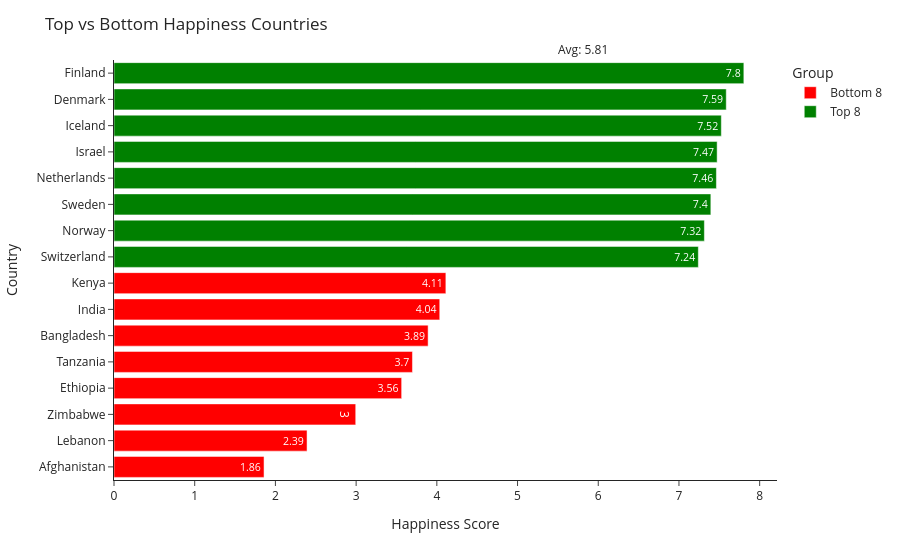

Source (notebook cell):
### Markdown cell above
## Task 2 — Top vs Bottom Countries

This chart compares the happiest and least happy countries.

### Code cell
# Top 8 happiest countries
top8 = df.nlargest(8, 'Ladder score')
top8['Group'] = 'Top 8'

# Bottom 8 countries
bottom8 = df.nsmallest(8, 'Ladder score')
bottom8['Group'] = 'Bottom 8'

# Combine
combined = pd.concat([top8, bottom8]).sort_values('Ladder score')

# Global average
global_avg = df['Ladder score'].mean()

# Plot
fig2 = px.bar(
    combined,
    x='Ladder score',
    y='Country name',
    orientation='h',
    color='Group',
    text=combined['Ladder score'].round(2),
    color_discrete_map={
        'Top 8': 'green',
        'Bottom 8': 'red'
    }
)

fig2.update_layout(
    title="Top vs Bottom Happiness Countries",
    xaxis_title="Happiness Score",
    yaxis_title="Country",
    template='simple_white'
)

# Add average line
fig2.add_vline(
    x=global_avg,
    line_dash="dash",
    line_color="black",
    annotation_text=f"Avg: {global_avg:.2f}",
    annotation_position="top"
)

fig2.show()

### Figure 1 — Plotly figure (JSON) as saved in the notebook; plotly's stock layout.template omitted (floating-point values rounded to 4 significant figures)
{"data": [{"hovertemplate": "Group=Bottom 8<br>Ladder score=%{x}<br>Country name=%{y}<br>text=%{text}<extra></extra>", "legendgroup": "Bottom 8", "marker": {"color": "red", "pattern": {"shape": ""}}, "name": "Bottom 8", "orientation": "h", "showlegend": true, "text": [1.86, 2.39, 3.0, 3.56, 3.7, 3.89, 4.04, 4.11], "textposition": "auto", "type": "bar", "x": [1.859, 2.392, 2.995, 3.564, 3.698, 3.892, 4.036, 4.112], "xaxis": "x", "y": ["Afghanistan", "Lebanon", "Zimbabwe", "Ethiopia", "Tanzania", "Bangladesh", "India", "Kenya"], "yaxis": "y"}, {"hovertemplate": "Group=Top 8<br>Ladder score=%{x}<br>Country name=%{y}<br>text=%{text}<extra></extra>", "legendgroup": "Top 8", "marker": {"color": "green", "pattern": {"shape": ""}}, "name": "Top 8", "orientation": "h", "showlegend": true, "text": [7.24, 7.32, 7.4, 7.46, 7.47, 7.52, 7.59, 7.8], "textposition": "auto", "type": "bar", "x": [7.24, 7.315, 7.395, 7.464, 7.473, 7.525, 7.586, 7.804], "xaxis": "x", "y": ["Switzerland", "Norway", "Sweden", "Netherlands", "Israel", "Iceland", "Denmark", "Finland"], "yaxis": "y"}], "layout": {"annotations": [{"showarrow": false, "text": "Avg: 5.81", "x": 5.811, "xanchor": "center", "xref": "x", "y": 1, "yanchor": "bottom", "yref": "y domain"}], "barmode": "relative", "legend": {"title": {"text": "Group"}, "tracegroupgap": 0}, "margin": {"t": 60}, "shapes": [{"line": {"color": "black", "dash": "dash"}, "type": "line", "x0": 5.811, "x1": 5.811, "xref": "x", "y0": 0, "y1": 1, "yref": "y domain"}], "title": {"text": "Top vs Bottom Happiness Countries"}, "xaxis": {"anchor": "y", "domain": [0, 1], "title": {"text": "Happiness Score"}}, "yaxis": {"anchor": "x", "domain": [0, 1], "title": {"text": "Country"}}}}
